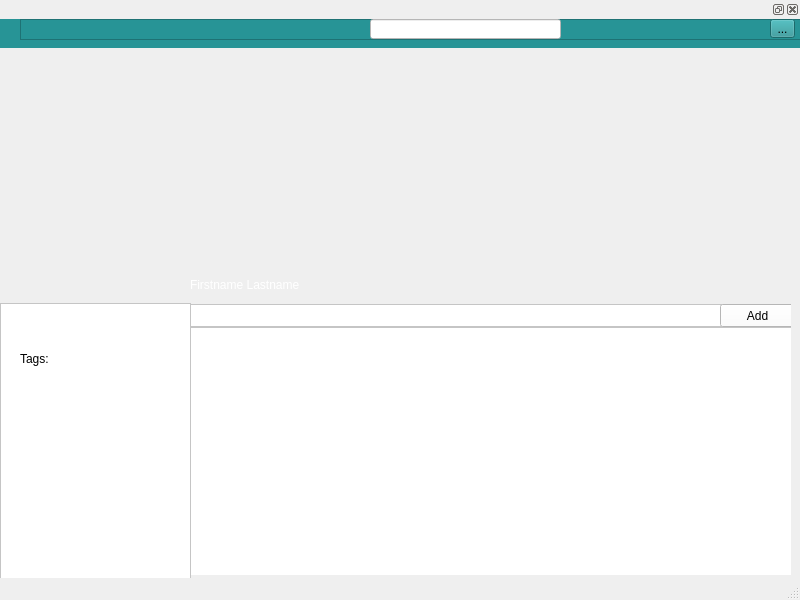
<?xml version="1.0" encoding="UTF-8"?>
<ui version="4.0">
 <class>MainWindow</class>
 <widget class="QMainWindow" name="MainWindow">
  <property name="geometry">
   <rect>
    <x>0</x>
    <y>0</y>
    <width>800</width>
    <height>600</height>
   </rect>
  </property>
  <property name="minimumSize">
   <size>
    <width>800</width>
    <height>600</height>
   </size>
  </property>
  <property name="maximumSize">
   <size>
    <width>800</width>
    <height>600</height>
   </size>
  </property>
  <property name="windowTitle">
   <string>MainWindow</string>
  </property>
  <widget class="QWidget" name="centralwidget">
   <widget class="QLabel" name="bg">
    <property name="geometry">
     <rect>
      <x>-50</x>
      <y>-51</y>
      <width>931</width>
      <height>351</height>
     </rect>
    </property>
    <property name="text">
     <string/>
    </property>
    <property name="pixmap">
     <pixmap>Bg1.png</pixmap>
    </property>
    <property name="indent">
     <number>0</number>
    </property>
   </widget>
   <widget class="QLabel" name="profilePict">
    <property name="geometry">
     <rect>
      <x>20</x>
      <y>80</y>
      <width>161</width>
      <height>201</height>
     </rect>
    </property>
    <property name="text">
     <string/>
    </property>
    <property name="pixmap">
     <pixmap>profile.png</pixmap>
    </property>
   </widget>
   <widget class="QLabel" name="name">
    <property name="geometry">
     <rect>
      <x>190</x>
      <y>190</y>
      <width>601</width>
      <height>81</height>
     </rect>
    </property>
    <property name="styleSheet">
     <string notr="true">font: 75 24pt &quot;MS Shell Dlg 2&quot;;
color: rgb(255, 255, 255);</string>
    </property>
    <property name="text">
     <string>Firstname Lastname</string>
    </property>
   </widget>
   <widget class="QFrame" name="frame">
    <property name="geometry">
     <rect>
      <x>0</x>
      <y>249</y>
      <width>191</width>
      <height>331</height>
     </rect>
    </property>
    <property name="styleSheet">
     <string notr="true">background-color: rgb(255, 255, 255);</string>
    </property>
    <property name="frameShape">
     <enum>QFrame::StyledPanel</enum>
    </property>
    <property name="frameShadow">
     <enum>QFrame::Raised</enum>
    </property>
    <widget class="QLabel" name="label">
     <property name="geometry">
      <rect>
       <x>20</x>
       <y>40</y>
       <width>61</width>
       <height>31</height>
      </rect>
     </property>
     <property name="styleSheet">
      <string notr="true">font: 75 16pt &quot;MS Shell Dlg 2&quot;;</string>
     </property>
     <property name="text">
      <string>Tags: </string>
     </property>
    </widget>
   </widget>
   <widget class="QFrame" name="thumbnailFrame">
    <property name="geometry">
     <rect>
      <x>190</x>
      <y>250</y>
      <width>601</width>
      <height>271</height>
     </rect>
    </property>
    <property name="frameShape">
     <enum>QFrame::StyledPanel</enum>
    </property>
    <property name="frameShadow">
     <enum>QFrame::Raised</enum>
    </property>
    <widget class="QScrollArea" name="projectArea">
     <property name="geometry">
      <rect>
       <x>0</x>
       <y>23</y>
       <width>611</width>
       <height>250</height>
      </rect>
     </property>
     <property name="styleSheet">
      <string notr="true">background-color: rgb(255, 255, 255);
</string>
     </property>
     <property name="widgetResizable">
      <bool>true</bool>
     </property>
     <widget class="QWidget" name="scrollAreaWidgetContents">
      <property name="geometry">
       <rect>
        <x>0</x>
        <y>0</y>
        <width>609</width>
        <height>248</height>
       </rect>
      </property>
     </widget>
    </widget>
    <widget class="QFrame" name="frame_2">
     <property name="geometry">
      <rect>
       <x>0</x>
       <y>0</y>
       <width>611</width>
       <height>23</height>
      </rect>
     </property>
     <property name="styleSheet">
      <string notr="true">background-color: rgb(255, 255, 255);</string>
     </property>
     <property name="frameShape">
      <enum>QFrame::StyledPanel</enum>
     </property>
     <property name="frameShadow">
      <enum>QFrame::Raised</enum>
     </property>
     <widget class="QPushButton" name="addProjectBt">
      <property name="geometry">
       <rect>
        <x>530</x>
        <y>0</y>
        <width>75</width>
        <height>23</height>
       </rect>
      </property>
      <property name="text">
       <string>Add</string>
      </property>
     </widget>
    </widget>
   </widget>
   <zorder>frame</zorder>
   <zorder>bg</zorder>
   <zorder>profilePict</zorder>
   <zorder>name</zorder>
   <zorder>thumbnailFrame</zorder>
  </widget>
  <widget class="QMenuBar" name="menubar">
   <property name="geometry">
    <rect>
     <x>0</x>
     <y>0</y>
     <width>800</width>
     <height>21</height>
    </rect>
   </property>
  </widget>
  <widget class="QStatusBar" name="statusbar"/>
  <widget class="QDockWidget" name="dockWidget">
   <property name="minimumSize">
    <size>
     <width>800</width>
     <height>48</height>
    </size>
   </property>
   <property name="maximumSize">
    <size>
     <width>800</width>
     <height>48</height>
    </size>
   </property>
   <property name="styleSheet">
    <string notr="true">background-color: rgb(39, 148, 150);</string>
   </property>
   <property name="floating">
    <bool>false</bool>
   </property>
   <attribute name="dockWidgetArea">
    <number>4</number>
   </attribute>
   <widget class="QWidget" name="dockWidgetContents">
    <widget class="QFrame" name="dockFame">
     <property name="geometry">
      <rect>
       <x>20</x>
       <y>0</y>
       <width>781</width>
       <height>21</height>
      </rect>
     </property>
     <property name="frameShape">
      <enum>QFrame::StyledPanel</enum>
     </property>
     <property name="frameShadow">
      <enum>QFrame::Raised</enum>
     </property>
     <widget class="QLineEdit" name="searchbar">
      <property name="geometry">
       <rect>
        <x>350</x>
        <y>0</y>
        <width>191</width>
        <height>20</height>
       </rect>
      </property>
      <property name="styleSheet">
       <string notr="true">background-color: rgb(255, 255, 255);
</string>
      </property>
     </widget>
     <widget class="QToolButton" name="editInfoBt">
      <property name="geometry">
       <rect>
        <x>750</x>
        <y>0</y>
        <width>25</width>
        <height>19</height>
       </rect>
      </property>
      <property name="text">
       <string>...</string>
      </property>
     </widget>
    </widget>
   </widget>
  </widget>
 </widget>
 <resources/>
 <connections/>
</ui>
